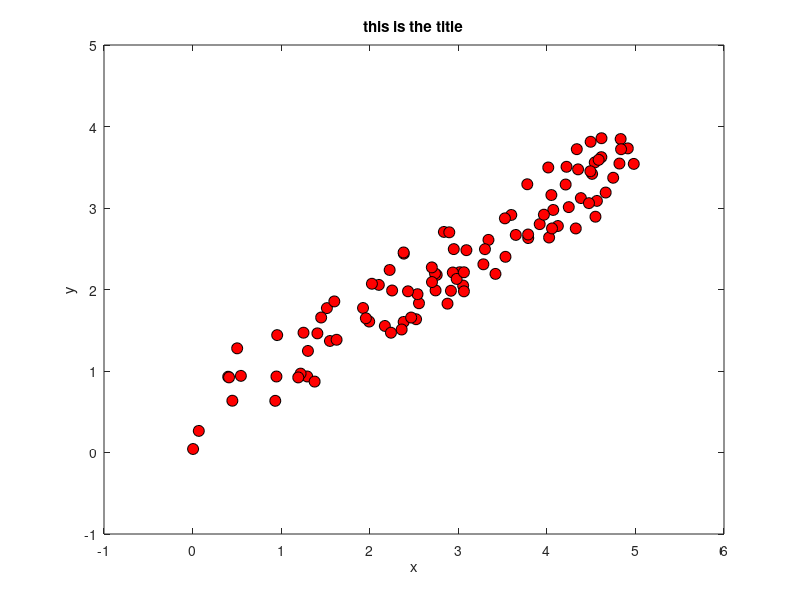
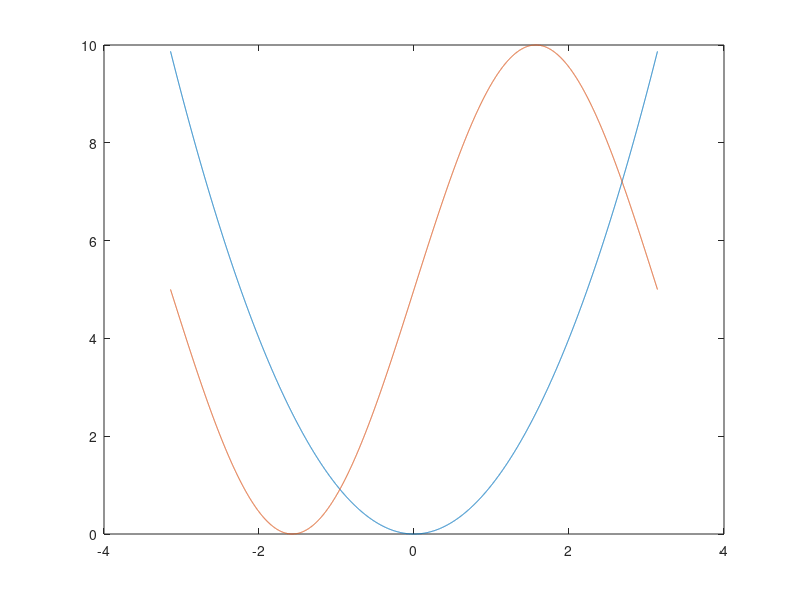
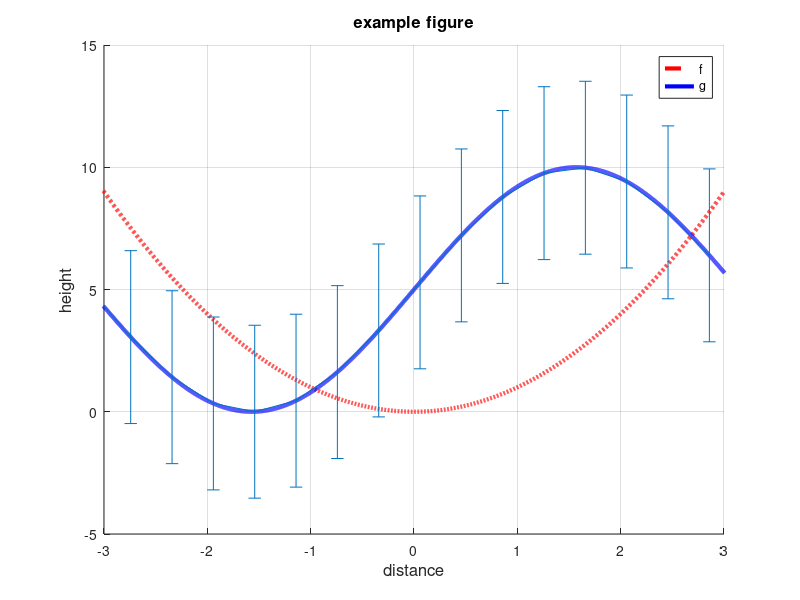
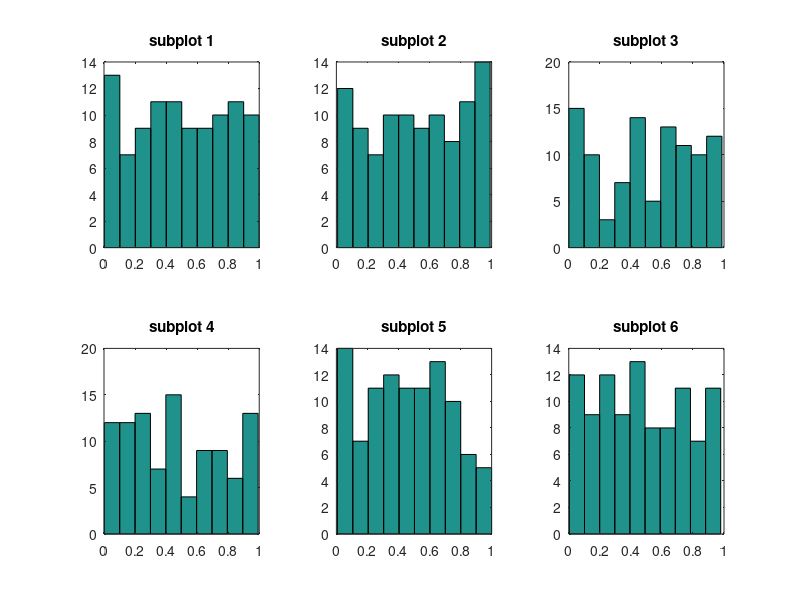

Write MATLAB code to recreate these figures, in order. (Note: this script raises an error after producing the figures.)
%% Plotting
% Matlab has excellent support for data visualization and graphics with
% over 70 types of plots currently available. We won't be able to go into
% all of them here, nor will we need to, as they all operate in very
% similar ways. In fact, by understanding how Matlab plotting works in
% general, we'll be able to see most plot types as simple variations of
% each other. Fundamentally, they all use the same basic constructs. 
% Rather than explain all this in detail, we will just give some
% useful examples; it should be pretty clear what is going on from context.
%% Scatter plots for 2D Data
% Here we show how to plot some random 2d data.
rand('twister',0);                               % seed the random number generator
X = 5*rand(100,1);  y = rand*X + rand(100,1);    % generate some synthetic data
f1 = figure;                                     % create a blank figure
p1 = plot(X,y,'.');                              % plot X vs y
X1 = X;
%%
% We have told Matlab to plot the data in X vs the data in y and to display
% a blue solid dot for each data point. There are many different types of
% marker and line styles available. For a complete list type *doc
% linespec*. Lets make a few changes. 
clf(f1);                                         % clear the figure
p2 = plot(X,y,'o','MarkerEdgeColor','k',...      % plot larger red circles with black edges
                  'MarkerFaceColor','r',...           
                  'MarkerSize',8);
%% Title and axis labels
% We can specify the axis range and labels as follows.
axis([-1,6,-1,5]);  
xlabel('x'); ylabel('y');title('this is the title');
%% Plotting  curves
% Plotting functions (curves) is very similar to the data plotting we just performed. 
% We evaluate the function at every
% point along its domain and plot the resulting x,y pairs, connecting
% consecutive dots. Here we plot two functions on the same set of axes.
% The *hold on* command tells Matlab to superimpose all the plots
% onto the same figure, rather than overwriting previous plots.
f = @(x) x.^2;                  % create a function of x, namely f(x) = x.^2
g = @(x) 5*sin(x)+5;            % create a second function of x, g(x) = 5*sin(x) + 5
res = 0.001;                    % resolution of the plot
domain = -pi:res:pi;            % the domain of x, (i.e. points at which to evaluate f,g)
f2 = figure;                    % open a new figure
p3 = plot(domain,f(domain));    % plot f, w.r.t. x over its domain
hold on;                        % tell Matlab to add future plots to the same set of axes
p4 = plot(domain,g(domain));    % plot the second function.             
%%
% Not bad for a first attempt but there are a lot of improvements we could
% make. Lets try again but this time, we will plot each function in its own
% color, change the line widths and types, the tick marks, the range of the
% axes, the background color, the font size, and add labels, a title, and a
% legend. We'll keep the functions and domain the same. Let us also add
% error bars to one of the functions denoting one standard deviation of the
% dependent variable.
f3 = figure('Color',[1,1,1]); hold on;             % new figure with a white background
p5 = plot(domain,f(domain),'--r','LineWidth',3);   % plot a thick dashed red line
p6 = plot(domain,g(domain),'-b','LineWidth',3);    % plot a thick solid blue line
subdomain = domain(1:400:end);                     % we will plot error bars at every 400th point
oneSTD = std(g(domain));                           % standard deviation of g(domain)
oneSTD = oneSTD*ones(size(subdomain));             % make correct size, as needed by errorbar
p7 = errorbar(subdomain,g(subdomain),oneSTD);      % plot the error bars
title('example figure','FontSize',12);             % add a title
xlabel('distance','FontSize',12);                  % label the horizontal axis
ylabel('height','FontSize',12);                    % label the vertical axis
axis([-3,3,-5,15]);                                % set the axis range
grid on;                                           % add grid lines
legend('f', 'g');
%% Subplots
% We often want to plot multiple subfigures within a larger one.
% We can write *subplot(nr,nc,i)* to make an nr * nc plot.
% This command selects the i'th such subplot, numbered from left to right,
% top to bottom. Kevin Murphy's <mfiles/graphics/subplot2.m subplot2> function
% is sometime more convenient: you write *subplot2(nr,nc,i,j)* to select
% the subplot in row i, column j.
% Drea Thomas' <mfiles/graphics/suptitle.m suptitle> function
% can be used to provide a title for all the plots.
% Below we give an example.
%%
figure;
for i=1:6
  subplot(2,3,i);
  hist(rand(1,100),10);
  title(sprintf('subplot %d', i));
end
suptitle('master title')
%% Handles and Customization
% Figure generation in Matlab is object oriented. Figures are top level
% objects and contain other objects such as axes and annotations. Axes 
% further contain sub-objects such as plots and labels, which are often
% built up from smaller objects too. All of these objects have attributes
% that can be retrieved and, (for the most part) changed, using the _get()_
% and _set()_ commands. The first parameter to these functions is a handle
% to an object. We can obtain such handles when we create the objects as in
% _fig = figure_. 
%%
% After the fact, we can obtain the handle to the current figure by using
% the _gcf()_ command or to the current set of axes by using the _gca()_
% command.  We can see a list of all of the
% attributes of an object by typing *get(handle)* at the command prompt.
%%
figure(f3);
get(gca)
%%
% We can access specific properties using *get(handle,'property')*
%%
get(gca,'xtick')
%%
% The command *set(handle)* lists not only the attributes but also valid
% potential values.
%%
set(gca)
%%
% We can test if a variable is a valid handle or not with the _ishandle()_
% method. Figure handles are actually just integer values starting at 1
% that have been registered with the root graphics object. 
%%
% Below, we use the _set()_ method to change a number of axes attributes.
% Multiple attributes can be changed in one command, (or in multiple
% commands if you prefer) and the name of the attribute always precedes its
% new value. 
figure(f3);
set(gca,'box'      ,'on'    ...                             % draw a box around the figure
       ,'LineWidth', 2      ...                             % increase the line width
       ,'FontSize' ,12      ...                             % increase the font size
       ,'XTick'    ,[-3,0,3]...                             % only these x-ticks
       ,'YTick'    ,[0,5,10]);                              % only these y-ticks
Xequal = domain(abs(f(domain) - g(domain)) < 2*res);        % find where the two graphs meet
p8 = plot(Xequal,f(Xequal),'o','MarkerFaceColor','g'...     % plot green circles there
                              ,'MarkerEdgeColor','k'...     % black border around circles
                              ,'LineWidth'      , 2 ...     % thicken black border
                              ,'MarkerSize'     ,10);       % increase the circle size
legend([p5,p6,p8],{'f(x) = x^2','g(x) = 5*sin(x)+5','f(x) == g(x)'},'Location','NorthWest');
% Prevent close commands from closing this figure. We will use it again later. 
%set(f3,'HandleVisibility','off');                         
%%
% As you can see, most plotting commands, such as _legend()_ above, have many
% possible parameters and parameterizations. It would be redundant to go
% into them all here; type *doc legend* ,for example, to see more information 
% on the legend command.
%%
% There are Matlab functions designed to make function plotting easier such
% as _fplot()_ , _ezplot()_ , _ezsurf()_ , _ezmesh()_ , _ezcontour()_ ,
% etc... While these can be useful for quick and dirty figures, they can
% make customization more difficult and so we recommend using, and learning
% to use, _plot()_ instead. All of these functions take function handles as
% arguements and the ez*** functions auto set the axes limits for you. 
%%
% The _loglog()_ , _semilogx()_ , and _semilogy()_ functions are useful for
% plotting on logarithmic scales. However we can achieve the exact same
% effect by plotting with _plot()_ and calling *set(gca,'XScale','log')*
% and/or *set(gca,'YScale','log')* .  We can reverse the direction of an
% axis with *set(gca,'YDir','reverse')* or *set(gca,'XDir','reverse')* and
% move an axis with *set(gca,'YAxisLocation','right')* or
% *set(gca,'XAxisLocation','top')* . Recall that we can find the names of
% these properties with *get(gca)* or the valid values with say
% *set(gca,'YDir')* .
%% Tickmarks
% We can change the tick marks and their labels as follows on the axes.
% For example,
figure(f1);
xs = linspace(min(X1), max(X1), 5);
set(gca, 'xtick', xs, 'xticklabel', {'a','b','c','d'}) % gca = get current axis
%%
% When we have long strings for the tick marks,
% we can use
% <http://www.mathworks.com/matlabcentral/fileexchange/loadFile.do?objectId=3150&objectType=file xticklabelrot>,
% which prints them at an angle to save space.
%%
figure(f1); xticklabelRot({'foo','bar',22,'apple','long string'}, 45)
%% Histograms
% Histograms are one of the most useful plots for 1d data,
% and for probability mass functions.
% Below we display a histogram of a hypothetical class grade distribution. 
figure;
grades = fix(normrnd(70,10,100,1));     
hist(grades);                               % plot the histogram
xlabel('percent'); ylabel('count');
title('grade distribution');
set(gca,'XLim',[0,100],'YGrid','on'); % gca = get current axis
set(gca,'YMinorTick','on');
%%
% Here we organize marks into bins representing letter grades. We use the
% extremely quick _histc()_ function to count the number of data points that
% fall between specified edges. Once we have obtained the counts, we
% can visualize them with the _bar()_ function. 
figure;
bins = [0,50,55,60,64,68,72,76,80,85,90,inf];                   % The bins
letters = {'F','D','C-','C','C+','B-','B','B+','A-','A','A+'};  % The labels
counts = histc(grades,bins);                                    % count grades
bar(counts(1:end-1));                                           % plot counts
set(gca,'XTickLabel',letters,'Ygrid','on');                     % set tick labels
xlabel('grade'); ylabel('count'); 
title('grade distribution');
set(gca,'YMinorTick','on')
%%
%% Plotting 1d probability density functions
% As an example of some other functions,
%  we make a fancy plot of the Gaussian pdf in which we
% shade the tails using an _area()_ plot,
% and add a few vertical bars using the _stem()_ command.
figure;
domain = -4:0.01:4;
plot(domain,normpdf(domain),'-r','LineWidth',3);
hold on
% We shade two regions with the area command
L = fix(length(domain))/3;
R = 2*fix(length(domain))/3;
area(domain(1:L),normpdf(domain(1:L))); 
area(domain(R:end),normpdf(domain(R:end)));
% Now add gratuitous vertical lines
stem([-0.7,0.1,0.4],normpdf([-0.7,0.1,0.4]),'LineWidth',2);
axis([-4,4,0,0.5]);
set(gca,'XMinorTick','on');               
set(gca,'YMinorTick','on');
%% Plotting images 
% The _imagesc()_ function can be used to view an image.
% (If you have the image processing toolbox, you can use *imshow* instead.)
%%
load mandrill % built-in image
figure; imagesc(X);                         % display it
axis image                                  % window dimensions appropriate for an imag
map = colormap(gray);                       % a possible color scheme.
axis off
%% Heatmaps and Hinton diagrams
% We can also use _imagesc_ to make *heatmaps* of a 2d matrix.
figure; 
rand('twister',1);
X = randn(10,10);
imagesc(X);
colorbar
%%
% Often it is preferable to use
% <mfiles/graphics/hintonDiagram.m hintonDiagram> (named after Geoff Hinton,
% who used this type of display to plot the weight matrix of a neural network),
% where the size
% of the square represents the magnitude, and the color
% represents the polarity (red = positive, green = negative).
%%
figure;
hintonDiagram(X)

%% Saving and Printing
% We can print figures and save them as any major graphics type from the
% file drop down menu of a figure window. Also here is the 'export setup'
% option which opens a window where the default figure resolution and size
% settings can be set. Newer versions of Matlab also let you automatically
% increase the line widths and font sizes of the figures you are exporting.
% To save or print programatically, we can use the _print()_ function.
% Type *doc print* for more details. 
%%
%figure(gcf);
%print -djpeg test.jpg     
%print(gcf, '-djpeg', 'test.jpg');  % equivalent, useful if filename is a variable
%% 
% If you find that there is too much white space surrounding the exported
% figure, (a particular problem when exporting to pdf) try changing the
% figure's paper size before exporting, with the following commands.
%%
%pos = get(gcf,'Position');
%set(gcf,'PaperSize',pos(3:4));
%set(gcf,'PaperPositionMode','auto');
%%
% Matt Dunham has written a handy function <mfiles/graphics/pdfcrop.m pdfcrop>
% that automatically ensures the paper size is set equal to the figure
% size, so that pdf files have a tight border.
%%
%pdfcrop(gcf);
%print(gcf, '-dpdf', 'test.pdf');
%%
% Another very useful function is
% <http://www.mathworks.com/matlabcentral/fileexchange/727 exportfig>
% which will automatically make your fonts larger, etc, before
%  saving to a file for use in a publication.

%% PlaceFigures
% When many figures are generated at once, they will often overlap
% each other. You can manually drag them around, but
% Matt Dunham's <mfiles/graphics/placeFigures.m placeFigures> function
% automatically places the figures on the screen for you in a way
% that allows you to see them all simultaneously. Simply call
% _placeFigures_ after generating the figures. You can specify the layout
% manually with say _placeFigures('nrows',2,'ncols',4)_ , create new blank
% figures with the 'newfigs' option and display figures on a second monitor
% with the 'monitor' option. See the function documentation for more
% information.
% (Note that by automatically creating this web page with _publish_,
% the layout of the figures looks somewhat different than on the screen.)
%%
%close all
%for i=1:10
%  figure; imagesc(rand(10,10));
%end
placeFigures

